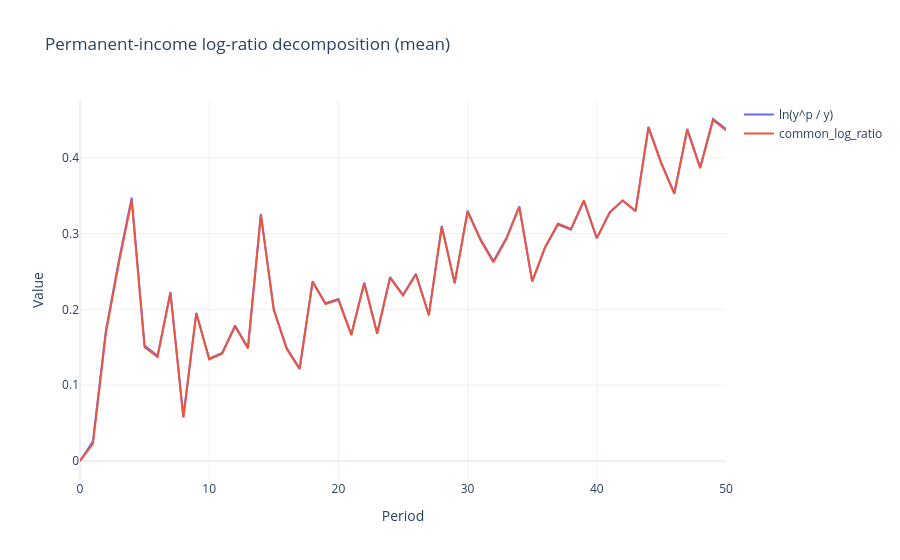
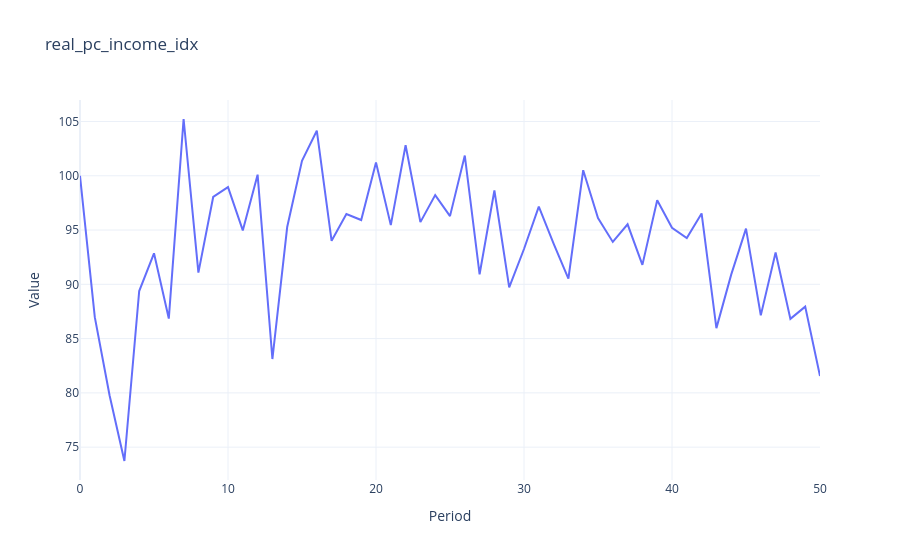

Source (notebook cell) for these figures, in order:
### Code cell
from src.notebook_workflow import plot_permanent_income_log_ratio_decomposition, build_permanent_income_log_ratio_decomposition_df, build_permanent_income_forecast_contribution_table

h5_path = benchmark.model_h5_path if benchmark is not None else simulation.model_h5_path

df_yp = build_permanent_income_log_ratio_decomposition_df(h5_path, country_code=run_config.country_iso3)

fig = plot_permanent_income_log_ratio_decomposition(
    h5_path,
    country_code=run_config.country_iso3,
    columns=["ln_y_p_over_y", "common_log_ratio"],
    reducer="mean",
    show=True,
)


fig = plot_permanent_income_log_ratio_decomposition(
    h5_path,
    country_code=run_config.country_iso3,
    columns=["real_pc_income_idx"],
    reducer="mean",
    title='real_pc_income_idx',
    show=True,
)

decomposition_df = build_permanent_income_log_ratio_decomposition_df(
    h5_path,
    country_code=run_config.country_iso3,
    reducer='mean',
    include_log_real_pc_income=True,
    # include_log_real_pc_income="log_real_pc_income_t" in selected_columns,
)
decomposition_df[['common_log_ratio', 'log_real_pc_income_t']]

### Figure 1 — Plotly figure (JSON) as saved in the notebook; plotly's stock layout.template omitted (floating-point values rounded to 4 significant figures)
{"data": [{"mode": "lines", "name": "ln(y^p / y)", "type": "scatter", "x": [0, 1, 2, 3, 4, 5, 6, 7, 8, 9, 10, 11, 12, 13, 14, 15, 16, 17, 18, 19, 20, 21, 22, 23, 24, 25, 26, 27, 28, 29, 30, 31, 32, 33, 34, 35, 36, 37, 38, 39, 40, 41, 42, 43, 44, 45, 46, 47, 48, 49, 50], "y": [0.0, 0.02614, 0.1717, 0.2639, 0.3473, 0.1523, 0.1387, 0.2228, 0.05807, 0.1955, 0.135, 0.1425, 0.1787, 0.1498, 0.326, 0.2001, 0.1489, 0.1222, 0.237, 0.208, 0.2135, 0.167, 0.2354, 0.1688, 0.2426, 0.2193, 0.247, 0.1929, 0.3101, 0.2352, 0.3301, 0.2927, 0.2637, 0.294, 0.3357, 0.237, 0.2814, 0.3118, 0.3049, 0.3428, 0.2936, 0.3278, 0.3436, 0.3298, 0.4405, 0.3927, 0.3533, 0.438, 0.3874, 0.451, 0.4377]}, {"mode": "lines", "name": "common_log_ratio", "type": "scatter", "x": [0, 1, 2, 3, 4, 5, 6, 7, 8, 9, 10, 11, 12, 13, 14, 15, 16, 17, 18, 19, 20, 21, 22, 23, 24, 25, 26, 27, 28, 29, 30, 31, 32, 33, 34, 35, 36, 37, 38, 39, 40, 41, 42, 43, 44, 45, 46, 47, 48, 49, 50], "y": [0.0, 0.02272, 0.1682, 0.2605, 0.3439, 0.15, 0.1373, 0.2218, 0.05734, 0.1948, 0.1342, 0.1414, 0.1774, 0.1484, 0.3246, 0.1986, 0.1476, 0.121, 0.236, 0.2071, 0.2126, 0.1661, 0.2345, 0.1678, 0.2416, 0.2182, 0.2459, 0.1918, 0.3089, 0.2339, 0.3287, 0.2911, 0.2621, 0.2927, 0.335, 0.237, 0.2823, 0.3131, 0.3062, 0.3438, 0.2941, 0.3279, 0.3435, 0.3295, 0.44, 0.392, 0.3524, 0.4369, 0.3861, 0.4496, 0.4362]}], "layout": {"title": {"text": "Permanent-income log-ratio decomposition (mean)"}, "xaxis": {"title": {"text": "Period"}}, "yaxis": {"title": {"text": "Value"}}}}

### Figure 2 — Plotly figure (JSON) as saved in the notebook; plotly's stock layout.template omitted (floating-point values rounded to 4 significant figures)
{"data": [{"mode": "lines", "name": "real_pc_income_idx", "type": "scatter", "x": [0, 1, 2, 3, 4, 5, 6, 7, 8, 9, 10, 11, 12, 13, 14, 15, 16, 17, 18, 19, 20, 21, 22, 23, 24, 25, 26, 27, 28, 29, 30, 31, 32, 33, 34, 35, 36, 37, 38, 39, 40, 41, 42, 43, 44, 45, 46, 47, 48, 49, 50], "y": [100.0, 86.98, 79.76, 73.72, 89.38, 92.86, 86.85, 105.2, 91.08, 98.05, 98.96, 94.97, 100.1, 83.12, 95.28, 101.4, 104.2, 94.01, 96.47, 95.92, 101.2, 95.45, 102.8, 95.73, 98.22, 96.28, 101.9, 90.93, 98.65, 89.72, 93.25, 97.15, 93.75, 90.52, 100.5, 96.1, 93.91, 95.53, 91.79, 97.75, 95.21, 94.26, 96.53, 85.97, 90.89, 95.13, 87.14, 92.93, 86.82, 87.94, 81.54]}], "layout": {"title": {"text": "real_pc_income_idx"}, "xaxis": {"title": {"text": "Period"}}, "yaxis": {"title": {"text": "Value"}}}}
